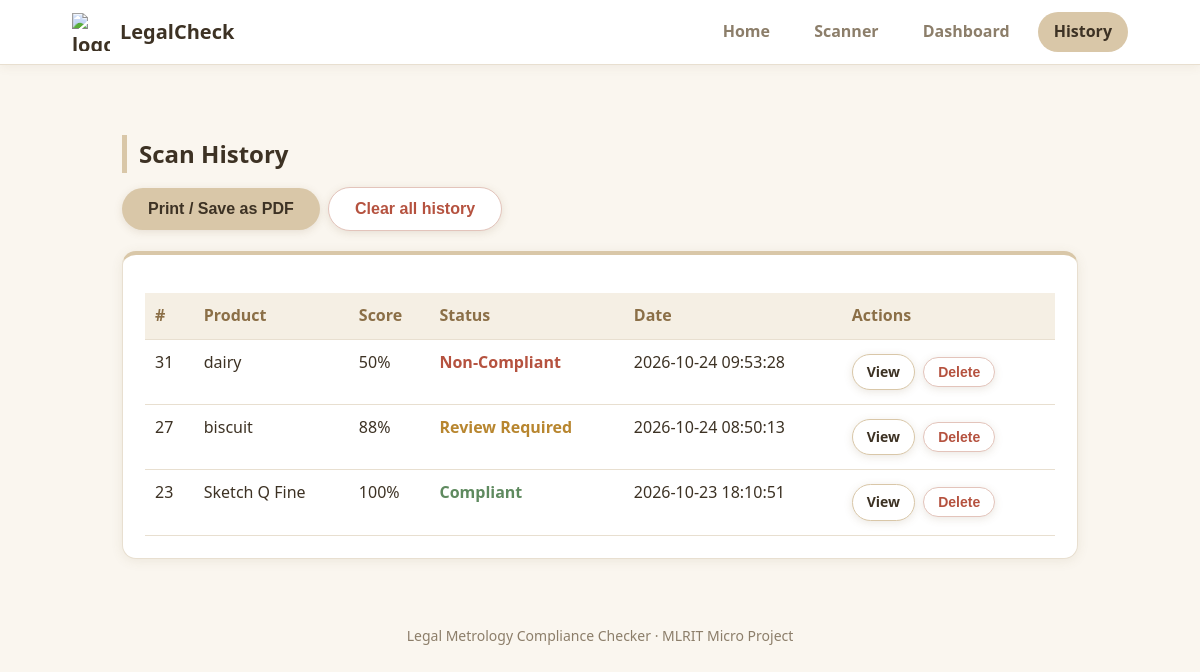
The app's page /history with its own data.
### tables this page shows
CREATE TABLE scans(
        id INTEGER PRIMARY KEY AUTOINCREMENT,
        product TEXT, text TEXT, score INTEGER,
        status TEXT, result TEXT,
        created TEXT DEFAULT (datetime('now','localtime')));

### app.py (the view)
@app.route("/history")
def history():
    con = get_db()
    rows = con.execute("SELECT * FROM scans ORDER BY id DESC").fetchall()
    con.close()
    return render_template("history.html", rows=rows)

### app.py (called while the page is built)
def get_db():
    con = sqlite3.connect(DB)
    con.row_factory = sqlite3.Row
    return con

### templates/history.html (shortened to what this page needs)
{% extends "base.html" %}
{% block content %}
<div class="container">
  <h2>Scan History</h2>
  <div class="noprint" style="margin-bottom:16px">
    <button class="btn" onclick="window.print()">Print / Save as PDF</button>
    <button class="btn btn-red" onclick="clearAll()">Clear all history</button>
  </div>
  <div class="card">
    {% if rows %}
    <div style="overflow-x:auto">
    <table>
      <tr><th>#</th><th>Product</th><th>Score</th><th>Status</th><th>Date</th><th class="noprint">Actions</th></tr>
      {% for row in rows %}
      <tr>
        <td>{{ row["id"] }}</td>
        <td>{{ row["product"] }}</td>
        <td>{{ row["score"] }}%</td>
        <td class="{{ 'pass' if row['status'] == 'Compliant' else ('warn' if row['status'] == 'Review Required' else 'fail') }}">{{ row["status"] }}</td>
        <td>{{ row["created"] }}</td>
        <td class="noprint">
          <a class="btn btn-sm btn-cyan" href="/report/{{ row['id'] }}">View</a>
             <button class="btn btn-sm btn-red" data-id="{{ row['id'] }}" onclick="delOne(this.dataset.id)">Delete</button>
        </td>
      </tr>
      {% endfor %}
    </table>
    </div>
    {% else %}
    <p>No scans yet. Go to the Scanner and check a label.</p>
    {% endif %}
  </div>
</div>
{% endblock %}

### templates/base.html (shortened to what this page needs)
<!DOCTYPE html>
<html lang="en">
<head>
  <link rel="stylesheet" href="{{ url_for('static', filename='style.css') }}">
</head>
<body>
  <nav>
    <a class="brand" href="/"><img src="{{ url_for('static', filename='logo.svg') }}" alt="logo">LegalCheck</a>
    <div class="links">
      <a href="/" class="{{ 'active' if request.path == '/' }}">Home</a>
      <a href="/scanner" class="{{ 'active' if request.path == '/scanner' }}">Scanner</a>
      <a href="/dashboard" class="{{ 'active' if request.path == '/dashboard' }}">Dashboard</a>
      <a href="/history" class="{{ 'active' if request.path == '/history' }}">History</a>
    </div>
  </nav>
  {% block content %}{% endblock %}
  <footer>Legal Metrology Compliance Checker &middot; MLRIT Micro Project</footer>
</body>
</html>

### style.css (style rules this page uses)
:root { --bg:#faf6ef; --card:#ffffff; --accent:#d9c7a8; --accent-dark:#8b6f47; --text:#3d3224; --muted:#8c7e6a; --green:#5f8a5f; --red:#b5523f; --orange:#b8862f; --line:#e8dfd0; --soft:#f5efe4; --shadow:0 2px 12px rgba(120,95,55,.10); }
* { box-sizing:border-box; margin:0; padding:0; }
body { background:var(--bg); color:var(--text); font-family:"Segoe UI", Arial, sans-serif; line-height:1.6; }
nav { display:flex; align-items:center; justify-content:space-between; flex-wrap:wrap; gap:8px; padding:12px 6%; background:#ffffff; border-bottom:1px solid var(--line); position:sticky; top:0; z-index:10; box-shadow:0 2px 10px rgba(120,95,55,.08); }
.brand { display:flex; align-items:center; gap:10px; font-weight:bold; font-size:20px; text-decoration:none; color:var(--text); }
.brand img { width:38px; height:38px; }
.links a { color:var(--muted); text-decoration:none; margin-left:8px; font-weight:600; padding:7px 16px; border-radius:20px; display:inline-block; }
.links a.active { color:var(--text); background:var(--accent); }
.container { padding:36px 6%; max-width:1100px; margin:auto; }
.btn { display:inline-block; background:var(--accent); color:var(--text); border:none; padding:12px 26px; border-radius:30px; font-size:16px; font-weight:bold; cursor:pointer; text-decoration:none; margin:4px 4px 4px 0; box-shadow:0 2px 8px rgba(120,95,55,.15); transition:transform .15s; }
.btn-cyan { background:#ffffff; border:1px solid var(--accent); }
.btn-red { background:#ffffff; color:var(--red); border:1px solid #e3c4bb; }
.btn-sm { padding:6px 14px; font-size:14px; }
.card { background:var(--card); border:1px solid var(--line); border-top:4px solid var(--accent); border-radius:14px; padding:22px; box-shadow:var(--shadow); }
h2 { color:var(--text); margin:34px 0 10px; padding-left:12px; border-left:5px solid var(--accent); }
table { width:100%; border-collapse:collapse; margin-top:16px; }
th, td { padding:10px; border-bottom:1px solid var(--line); text-align:left; vertical-align:top; }
th { color:var(--accent-dark); background:var(--soft); }
.pass { color:var(--green); font-weight:bold; }
.fail { color:var(--red); font-weight:bold; }
.warn { color:var(--orange); font-weight:bold; }
footer { text-align:center; color:var(--muted); padding:30px; font-size:14px; }

### records on screen
scans: id "31", product "dairy", score "50", status "Non-Compliant", created "2026-10-24 09:53:28"
scans: id "27", product "biscuit", score "88", status "Review Required", created "2026-10-24 08:50:13"
scans: id "23", product "Sketch Q Fine", score "100", status "Compliant", created "2026-10-23 18:10:51"
